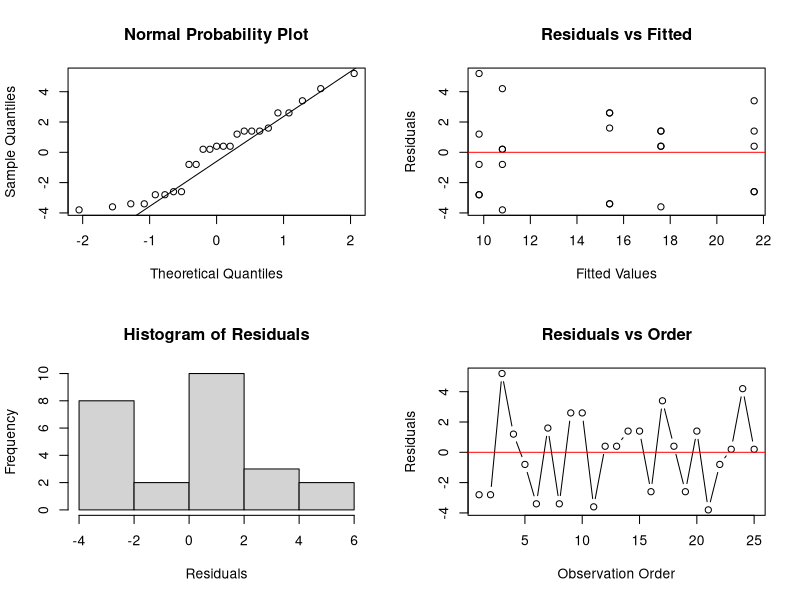

Reproduce this figure in R. (Note: this script raises an error after producing the figure.)
############################################################
# ANDERSON-DARLING NORMALITY TEST ON ANOVA RESIDUALS
############################################################

pdf("LAB_DOE_4_Graphs.pdf")


########################
# 2. 	Anova
########################

# ONE-WAY ANOVA (5 GROUPS) + RESIDUALS IN R

# Five groups (same size)
group1 <- c(7, 7, 15, 11, 9)
group2 <- c(12, 17, 12, 18, 18)
group3 <- c(14, 18, 18, 19, 19)
group4 <- c(19, 25, 22, 19, 23)
group5 <- c(7, 10, 11, 15, 11)


# Combine into a single vector
values <- c(group1, group2, group3, group4, group5)

# Create a factor indicating group membership
group <- factor(rep(c("15", "20", "25", "30", "35"), each = 5))


# Fit ANOVA model
anova_model <- aov(values ~ group)

# Show ANOVA table
print("ANOVA")
print(summary(anova_model))
print("R^2")
print(summary.lm(anova_model)$r.squared)
print("R^2 adj")
print(summary.lm(anova_model)$adj.r.squared)

# Residuals from the model
res <- residuals(anova_model)
fit <- fitted(anova_model)

print("Imprimir residuos")
print(res)


########################
# 4. FOUR-IN-ONE PLOTS (MINITAB STYLE)
########################

# Set layout 2x2
par(mfrow = c(2, 2))

# 1. Normal Probability Plot (Q-Q plot)
qqnorm(res, main = "Normal Probability Plot")
qqline(res)

# 2. Residuals vs Fitted Values
plot(fit, res,
     main = "Residuals vs Fitted",
     xlab = "Fitted Values",
     ylab = "Residuals")
abline(h = 0, col = "red")

# 3. Histogram of Residuals
hist(res,
     main = "Histogram of Residuals",
     xlab = "Residuals")

# 4. Residuals vs Order (observation order)
plot(res,
     main = "Residuals vs Order",
     xlab = "Observation Order",
     ylab = "Residuals",
     type = "b")
abline(h = 0, col = "red")

###############################################
#SUPUESTOS OBJETIVOS

########################
# PRUEBA ANDERSON-DARLING

print("Prueba de Normalidad Anderson Darling")
print(ad.test(res))
# OUTPUT INTERPRETATION

# H0: los datos siguen una distribución normal
# H1: los datos NO son normales
#
# Si p-value > 0.05  -> no se rechaza normalidad
# Si p-value <= 0.05 -> se rechaza normalidad




########################
# 2. PRUEBA DE IGUALDAD DE VARIANZAS PRUEBA DE LEVENE

print("Prueba de Homocedasticidad Levene")

# Usando las mismas variables del ANOVA:
# res = residuos
# group = factor de grupos

print(leveneTest(res ~ group))


# OUTPUT INTERPRETATION

# H0: las varianzas son iguales (homogeneidad)
# H1: las varianzas son diferentes
#
# Si p-value > 0.05  -> no se rechaza H0 (varianzas iguales)
# Si p-value <= 0.05 -> se rechaza H0 (varianzas diferentes)


########################
#PRUEBA DE INDEPENDENCIA ACF

print("Prueba de Independencia")
print(acf(res, main = "ACF of ANOVA Residuals"))

# INTERPRETATION

# - Las barras representan autocorrelación en distintos rezagos (lags)
# - Las líneas punteadas son límites de significancia (~95%)
#
# Si todas las barras (excepto lag 0) están dentro de los límites:
#   -> no hay autocorrelación significativa
#   -> se cumple independencia
#
# Si hay barras fuera de los límites:
#   -> hay autocorrelación
#   -> posible violación del supuesto de independencia

dev.off()
